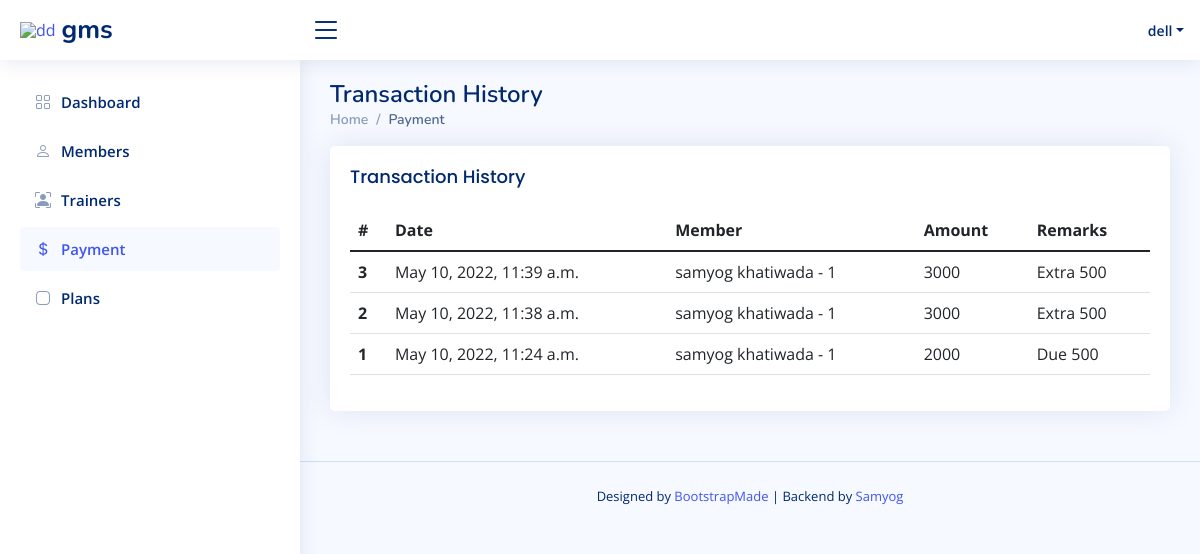
The app's page /payment (signed in), older data.
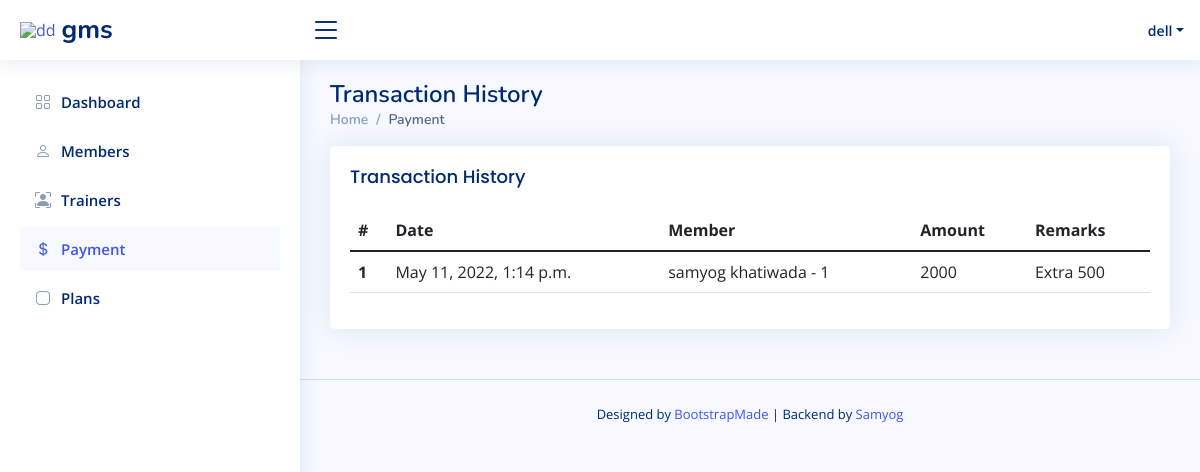
The same page, newer data.
### main/models.py (models this page shows, shortened)
class Payment(models.Model):
    member = models.ForeignKey('Member',  on_delete=models.CASCADE)
    amount = models.IntegerField()
    type = models.ForeignKey('Plan', on_delete=models.CASCADE)
    date = models.DateTimeField(auto_now= True)
    month = models.CharField(
        max_length=100,
    )
    description = models.TextField()

class Member(models.Model):
    fullName = models.CharField(max_length=100)
    address = models.CharField(max_length=100)
    contact = models.CharField(max_length=10)
    email = models.EmailField()
    joining_date = models.DateField(default=timezone.now)
    trainer = models.ForeignKey('Trainer',  on_delete=models.CASCADE, blank=True)
    photo = models.ImageField(upload_to='member/')
    plan = models.ForeignKey('Plan', on_delete=models.CASCADE)
    GENDER = (
        ('Male', 'male'),
        ('Female', 'female'),
        ('Others', 'others'),
    )
    gender = models.CharField(
        max_length=10,
        choices= GENDER,
        blank=True,
    )
    description = models.TextField()
    def __str__(self):
        return self.fullName + ' - ' + f'{self.id}'

class Plan(models.Model):
    title = models.CharField(max_length=20)
    price = models.IntegerField()

### main/views.py (the view)
# urls.py: path("payment", Payment.as_view(), name="payments"), #payment list url
class Payment(LoginRequiredMixin, ListView):
    model = Payment
    context_object_name= 'payments'
    ordering= ['-date']

### templates/main/payment_list.html (shortened to what this page needs)
{% extends 'base/admin_base.html' %}
{% block payment %}active{% endblock payment %}
{% block content %}
<div class="pagetitle">
  <h1>Transaction History</h1>
  <nav>
    <ol class="breadcrumb">
      <li class="breadcrumb-item"><a href="{% url 'index' %}">Home</a></li>
      <li class="breadcrumb-item active">Payment</li>
    </ol>
  </nav>
</div>
<div class="card">
    <div class="card-body">
      <h5 class="card-title">Transaction History</h5>
      <table class="table datatable">
        <thead>
          <tr>
            <th scope="col">#</th>
            <th scope="col">Date</th>
            <th scope="col">Member</th>
            <th scope="col">Amount</th>
            <th scope="col">Remarks</th>
          </tr>
        </thead>
        <tbody>
          {% for payment in payments %}
          <tr>
            <th scope="row">{{payment.id}}</th>
            <td>{{ payment.date }}</td>
            <td>{{ payment.member }}</td>
            <td>{{ payment.amount }}</td>
            {% load mathfilters %}
            <td>
              {% if payment.amount < payment.type.price %}
              Due {{ payment.type.price | sub:payment.amount }}
              {% elif payment.amount == payment.type.price%} Clear
              {% else %} Extra {{ payment.amount | sub:payment.type.price }} {% endif %}</td>
          </tr>
          {% endfor %}
        </tbody>
      </table>
    </div>
  </div>
{% endblock content %}

### templates/base/admin_base.html (shortened to what this page needs)
<!DOCTYPE html>
<html lang="en">
<head>
  {% load static %}
  <link href="{% static 'main/assets/vendor/bootstrap/css/bootstrap.min.css' %} " rel="stylesheet">
  <link href="{% static 'main/assets/vendor/bootstrap-icons/bootstrap-icons.css' %} " rel="stylesheet">
  <link href="{% static 'main/assets/vendor/simple-datatables/style.css' %} " rel="stylesheet">
  <link href=" {% static 'main/assets/css/style.css' %} " rel="stylesheet">
</head>
<body>
  <header id="header" class="header fixed-top d-flex align-items-center">
    <div class="d-flex align-items-center justify-content-between">
      <a href="{% url 'index' %}" class="logo d-flex align-items-center">
        <img src="https://bootstrapmade.com/demo/templates/NiceAdmin/assets/img/logo.png" alt="dd">
        <span class="d-none d-lg-block"> gms</span>
      </a>
      <i class="bi bi-list toggle-sidebar-btn"></i>
    </div>
    <nav class="header-nav ms-auto">
      <ul class="d-flex align-items-center">
        <li class="nav-item dropdown pe-3">
          <a class="nav-link nav-profile d-flex align-items-center pe-0" href="#" data-bs-toggle="dropdown">
            <span class="d-none d-md-block dropdown-toggle ps-2">{{ request.user }}</span>
          </a>
        </li>
      </ul>
    </nav>
  </header>
  <aside id="sidebar" class="sidebar">
    <ul class="sidebar-nav" id="sidebar-nav">
      <li class="nav-item">
        <a class="nav-link {% block dashboard %}collapsed{% endblock dashboard %}" href="{% url 'index' %}">
          <i class="bi bi-grid"></i>
          <span>Dashboard</span>
        </a>
      </li>
      <li class="nav-item">
        <a class="nav-link {% block members %}collapsed{% endblock members %}" href="{% url 'memberlist' %}">
          <i class="bi bi-person"></i>
          <span>Members</span>
        </a>
      </li>
      <li class="nav-item">
        <a class="nav-link {% block trainers %}collapsed{% endblock trainers %}" href="{% url 'trainerlist' %}">
          <i class="bi bi-person-bounding-box"></i>
          <span>Trainers</span>
        </a>
      </li>
      <li class="nav-item">
        <a class="nav-link {% block payment %}collapsed{% endblock payment %}" href="{% url 'payments' %}">
          <i class="bi bi-currency-dollar"></i>
                    <span>Payment</span>
        </a>
      </li>
      <li class="nav-item">
        <a class="nav-link {% block plan %}collapsed{% endblock plan %}" href="{% url 'plans' %}">
          <i class="bi bi-app"></i>                    <span>Plans</span>
        </a>
      </li>
    </ul>
  </aside>
  <main id="main" class="main">
{% block content %}{% endblock content %}
  </main>
  <footer id="footer" class="footer">
    <div class="credits">
      Designed by <a href="https://bootstrapmade.com/" target="_blank">BootstrapMade</a> | Backend by <a href="https://samyogk.com.np/"  target="_blank">Samyog</a>
    </div>
  </footer>
</body>
</html>

### static/main/assets/css/style.css (style rules this page uses)
:root { scroll-behavior: smooth; }
body { font-family: "Open Sans", sans-serif; background: #f6f9ff; color: #444444; }
a { color: #4154f1; text-decoration: none; }
h1, h2, h3, h4, h5, h6 { font-family: "Nunito", sans-serif; }
#main { margin-top: 60px; padding: 20px 30px; transition: all 0.3s; }
.pagetitle { margin-bottom: 10px; }
.pagetitle h1 { font-size: 24px; margin-bottom: 0; font-weight: 600; color: #012970; }
.card { margin-bottom: 30px; border: none; border-radius: 5px; box-shadow: 0px 0 30px rgba(1, 41, 112, 0.1); }
.card-title { padding: 20px 0 15px 0; font-size: 18px; font-weight: 500; color: #012970; font-family: "Poppins", sans-serif; }
.card-body { padding: 0 20px 20px 20px; }
.breadcrumb { font-size: 14px; font-family: "Nunito", sans-serif; color: #899bbd; font-weight: 600; }
.breadcrumb a { color: #899bbd; transition: 0.3s; }
.breadcrumb .breadcrumb-item::before { color: #899bbd; }
.breadcrumb .active { color: #51678f; font-weight: 600; }
.logo { line-height: 1; }
@media (min-width: 1200px) { .logo { width: 280px; } }
.logo img { max-height: 26px; margin-right: 6px; }
.logo span { font-size: 26px; font-weight: 700; color: #012970; font-family: "Nunito", sans-serif; }
.header { transition: all 0.5s; z-index: 997; height: 60px; box-shadow: 0px 2px 20px rgba(1, 41, 112, 0.1); background-color: #fff; padding-left: 20px; }
.header .toggle-sidebar-btn { font-size: 32px; padding-left: 10px; cursor: pointer; color: #012970; }
.header-nav ul { list-style: none; }
.header-nav > ul { margin: 0; padding: 0; }
.header-nav .nav-profile { color: #012970; }
.header-nav .nav-profile span { font-size: 14px; font-weight: 600; }
.sidebar { position: fixed; top: 60px; left: 0; bottom: 0; width: 300px; z-index: 996; transition: all 0.3s; padding: 20px; overflow-y: auto; scrollbar-width: thin; scrollbar-color: #aab7cf transparent; box-shadow: 0px 0px 20px rgba(1, 41, 112, 0.1); background-color: #fff; }
@media (min-width: 1200px) { #main, #footer { margin-left: 300px; } }
.sidebar-nav { padding: 0; margin: 0; list-style: none; }
.sidebar-nav li { padding: 0; margin: 0; list-style: none; }
.sidebar-nav .nav-item { margin-bottom: 5px; }
.sidebar-nav .nav-link { display: flex; align-items: center; font-size: 15px; font-weight: 600; color: #4154f1; transition: 0.3; background: #f6f9ff; padding: 10px 15px; border-radius: 4px; }
.sidebar-nav .nav-link i { font-size: 16px; margin-right: 10px; color: #4154f1; }
.sidebar-nav .nav-link.collapsed { color: #012970; background: #fff; }
.sidebar-nav .nav-link.collapsed i { color: #899bbd; }
.footer { padding: 20px 0; font-size: 14px; transition: all 0.3s; border-top: 1px solid #cddfff; }
.footer .credits { padding-top: 5px; text-align: center; font-size: 13px; color: #012970; }

Row changes from the older to the newer data that the page shows:
removed Payment: id "3", date "May 10, 2022, 11:39 a.m.", member "samyog khatiwada - 1", amount "3000", amount|sub "500"
removed Payment: id "2", date "May 10, 2022, 11:38 a.m.", member "samyog khatiwada - 1", amount "3000", amount|sub "500"
changed Payment "samyog khatiwada - 1": date "May 10, 2022, 11:24 a.m." → "May 11, 2022, 1:14 p.m."; amount|sub (not shown) → "500"; type.price|sub "500" → (not shown); type_id "Due" → "Extra"
